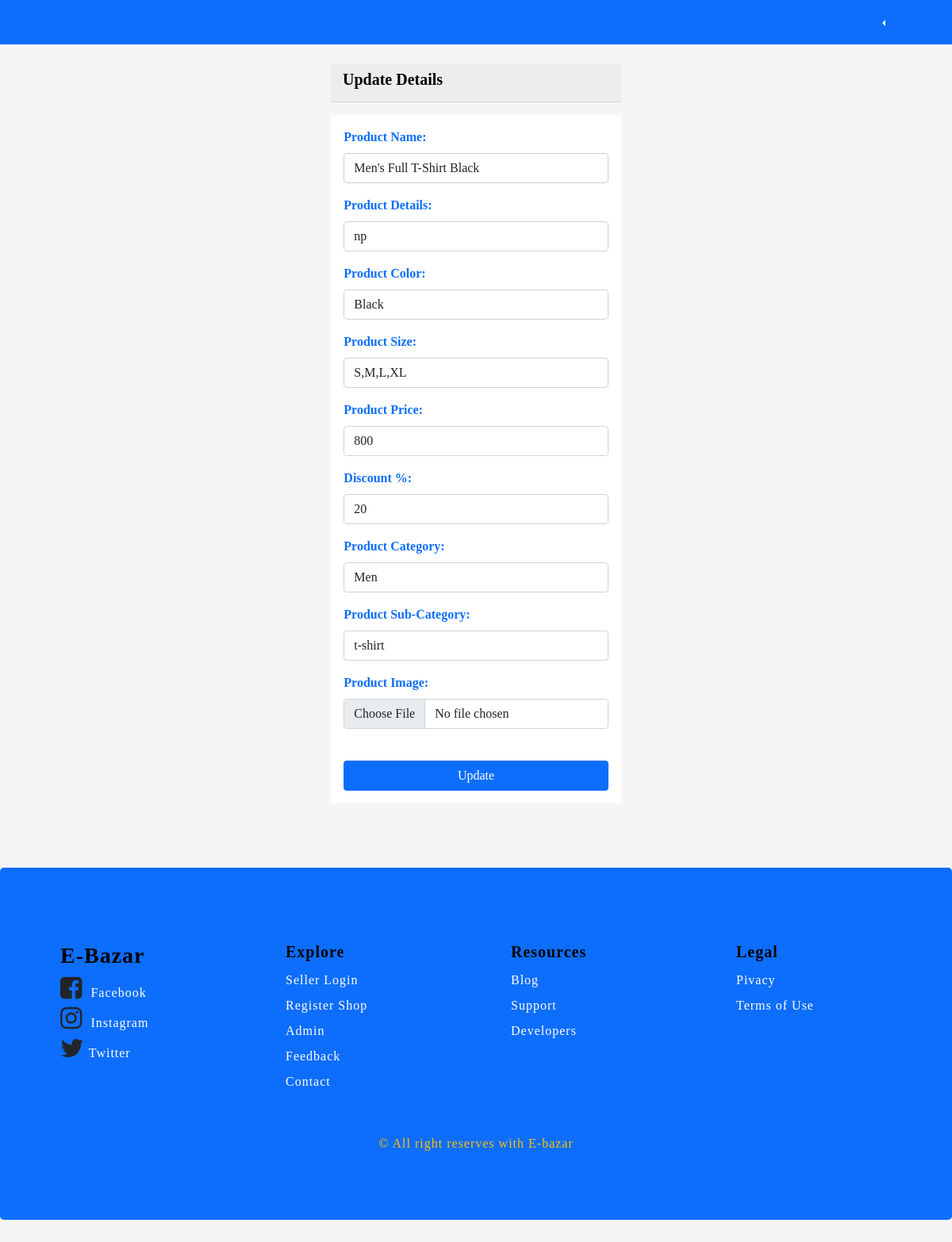
The app's page /templates/views/seller_product_details_edit.php?id=5 (signed in) with its own data.
### tables this page shows
CREATE TABLE `products` (
  `product_id` int(250) NOT NULL,
  `product_cat` varchar(250) NOT NULL,
  `product_subcat` varchar(250) NOT NULL,
  `product_name` varchar(250) NOT NULL,
  `product_details` text NOT NULL,
  `product_images` varchar(250) NOT NULL,
  `product_color` varchar(250) NOT NULL,
  `product_size` varchar(250) NOT NULL,
  `product_price` int(250) NOT NULL,
  `product_discount` int(250) NOT NULL,
  `seller_id` int(250) NOT NULL
);

### templates/views/seller_product_details_edit.php (the view, shortened to what this page needs)
<?php include "../../src/db_con.php"
?>
<?php
$con= mysqli_connect("localhost", "id16099468_capstone", "Pd@123456789", "id16099468_ebazar")or die($mysqli_error($con));
session_start(); ?>
<?php include "../includes/header.php" ?>
<?php  $index="../../index.php"; $path="../../"; include "../includes/navbar.php" ?>
<section class="product_details">
  <div class="container-fluid">
    <div class="row m-4">
      <div class="col-md-12 col-lg-12">
         <div class="card">
             <div class="col-md-4 col-lg-4 card-header" style="margin: 0 auto;">
                 <div><h5 class="font-weight-bold">Update Details</h5></div>
                 </div>
           <div class="card-body">
             <div class="row">
                 <div class="col-md-4 col-lg-4 p-3" style="margin: 0 auto;background-color:white;">
                     <?php
              $id=$_REQUEST['id'];
              $query="SELECT * FROM products WHERE product_id='$id'";
              $result = mysqli_query($con, $query)or die($mysqli_error($con));
              $row = mysqli_fetch_array($result);
                  $name=$row['product_name'];
                  $details=$row['product_details'];
                  $color=$row['product_color'];
                  $size=$row['product_size'];
                  $price=$row['product_price'];
                  $discount=$row['product_discount'];
                  $cat=$row['product_cat'];
                  $subcat=$row['product_subcat'];
                  $image=$row['product_images'];
                  ?>
              <form  action="#" method="POST">
                  <label for="productname" class="text-primary font-weight-bold">Product Name:</label>
            <div class="form-group">
              <input type="text" name="productname" class="form-control"   value="<?php echo $name; ?>">
            </div>
             <label for="productdetails" class="text-primary font-weight-bold">Product Details:</label>
            <div class="form-group">
              <input type="text" name="productdetails" class="form-control"
              value="<?php echo $details; ?>">
            </div>
             <label for="productcolor" class="text-primary font-weight-bold">Product Color:</label>
            <div class="form-group">
              <input type="text" name="productcolor" class="form-control"
              value="<?php echo $color; ?>">
            </div>
             <label for="productsize" class="text-primary font-weight-bold">Product Size:</label>
             <div class="form-group">
              <input type="text" name="productsize" class="form-control"
              value="<?php echo $size; ?>">
            </div>
             <label for="productprice" class="text-primary font-weight-bold">Product Price:</label>
             <div class="form-group">
              <input type="number" name="productprice" class="form-control"
              value="<?php echo $price; ?>">
            </div>
             <label for="productdiscount" class="text-primary font-weight-bold">Discount %:</label>
             <div class="form-group">
              <input type="number" name="productdiscount" class="form-control"
              value="<?php echo $discount; ?>">
            </div>
             <label for="productcategory" class="text-primary font-weight-bold">Product Category:</label>
             <div class="form-group">
              <select name="productcategory" class="form-control" value="<?php echo $cat; ?>">
                 <option>Men</option>
              </select>
            </div>
            <label for="productsubcategory" class="text-primary font-weight-bold">Product Sub-Category:</label>
             <div class="form-group">
              <input type="text" name="productcategory" class="form-control" value="<?php echo $subcat; ?>">
            </div>
             <label for="productimage" class="text-primary font-weight-bold">Product Image:</label>
            <div class="form-group">
              <input type="file" name="productimage" class="form-control"
              value="<?php echo $image; ?>">
              </div>
            <button type="submit" name="submit" class="btn btn-primary btn-block btn-md mt-4">Update</button>
          </form>
        </div>
        </div>
      </div>
      </div>
    </div>
</section>
<?php include "../includes/footer.php" ?>

### public/sass/style.css (style rules this page uses)
* { margin: 0; padding: 0; font-family: "Times New Roman", Times, serif; }
body { background: whitesmoke; }
.card-header { color: #4b2a2a; font-weight: bold; font-size: 1rem; font-family: "Times New Roman", Times, serif; }
.product_details .card { border: none; background: none; }
#foot .row ul li h3, h5 { color: #000; }

### records on screen
products: productname "Men's Full T-Shirt Black", productdetails "np", productcolor "Black", productsize "S,M,L,XL", productprice "800", productdiscount "20", productcategory "Men", productcategory "t-shirt"
